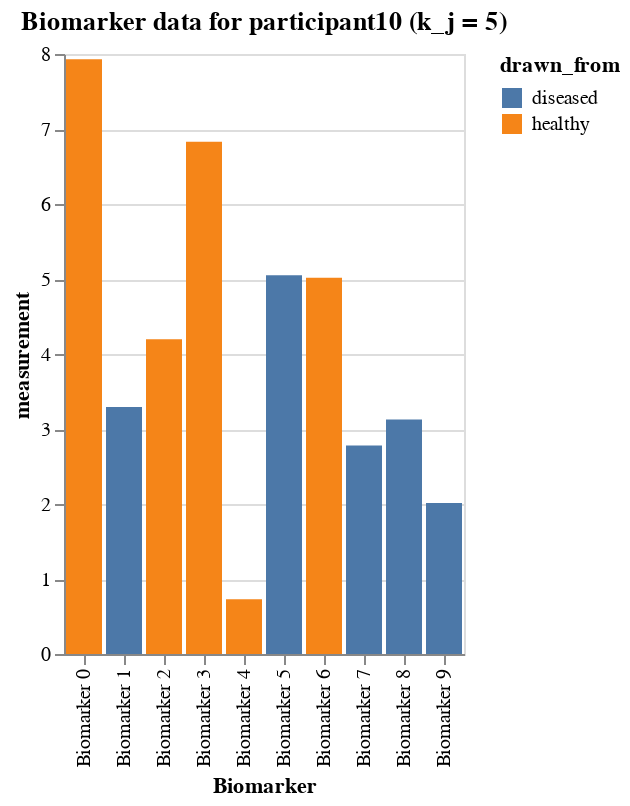

The notebook cell saved with this chart:
### Markdown cell above
### A certain participant's data

### Code cell
# participant 10
participant10_data = df_expanded[df_expanded.participant == 10]
alt.Chart(participant10_data).mark_bar().encode(
    x='Biomarker',
    y='measurement',
    color=alt.Color(
        'drawn_from:N'
    ),
    tooltip=['Biomarker', 'drawn_from', 'measurement']
).interactive().properties(
    title=f'Biomarker data for participant10 (k_j = {participant10_data.k_j.to_list()[0]})'
)

### Figure 1 — Vega-Lite specification as saved in the notebook (floating-point values rounded to 4 significant figures)
{"config": {"view": {"continuousWidth": 300, "continuousHeight": 300}}, "data": {"name": "data-6d1f07df35dd74d17df496764ac5fea5"}, "mark": {"type": "bar"}, "encoding": {"color": {"field": "drawn_from", "type": "nominal"}, "tooltip": [{"field": "Biomarker", "type": "nominal"}, {"field": "drawn_from", "type": "nominal"}, {"field": "measurement", "type": "quantitative"}], "x": {"field": "Biomarker", "type": "nominal"}, "y": {"field": "measurement", "type": "quantitative"}}, "params": [{"name": "param_28", "select": {"type": "interval", "encodings": ["x", "y"]}, "bind": "scales"}], "title": "Biomarker data for participant10 (k_j = 5)", "$schema": "https://vega.github.io/schema/vega-lite/v5.15.1.json", "datasets": {"data-6d1f07df35dd74d17df496764ac5fea5": [{"Biomarker": "Biomarker 0", "participant": 10, "measurement": 7.929, "k_j": 5, "k_n": 9, "drawn_from": "healthy"}, {"Biomarker": "Biomarker 1", "participant": 10, "measurement": 3.294, "k_j": 5, "k_n": 3, "drawn_from": "diseased"}, {"Biomarker": "Biomarker 2", "participant": 10, "measurement": 4.195, "k_j": 5, "k_n": 10, "drawn_from": "healthy"}, {"Biomarker": "Biomarker 3", "participant": 10, "measurement": 6.831, "k_j": 5, "k_n": 7, "drawn_from": "healthy"}, {"Biomarker": "Biomarker 4", "participant": 10, "measurement": 0.7314, "k_j": 5, "k_n": 6, "drawn_from": "healthy"}, {"Biomarker": "Biomarker 5", "participant": 10, "measurement": 5.051, "k_j": 5, "k_n": 2, "drawn_from": "diseased"}, {"Biomarker": "Biomarker 6", "participant": 10, "measurement": 5.018, "k_j": 5, "k_n": 8, "drawn_from": "healthy"}, {"Biomarker": "Biomarker 7", "participant": 10, "measurement": 2.778, "k_j": 5, "k_n": 4, "drawn_from": "diseased"}, {"Biomarker": "Biomarker 8", "participant": 10, "measurement": 3.128, "k_j": 5, "k_n": 1, "drawn_from": "diseased"}, {"Biomarker": "Biomarker 9", "participant": 10, "measurement": 2.014, "k_j": 5, "k_n": 5, "drawn_from": "diseased"}]}}
